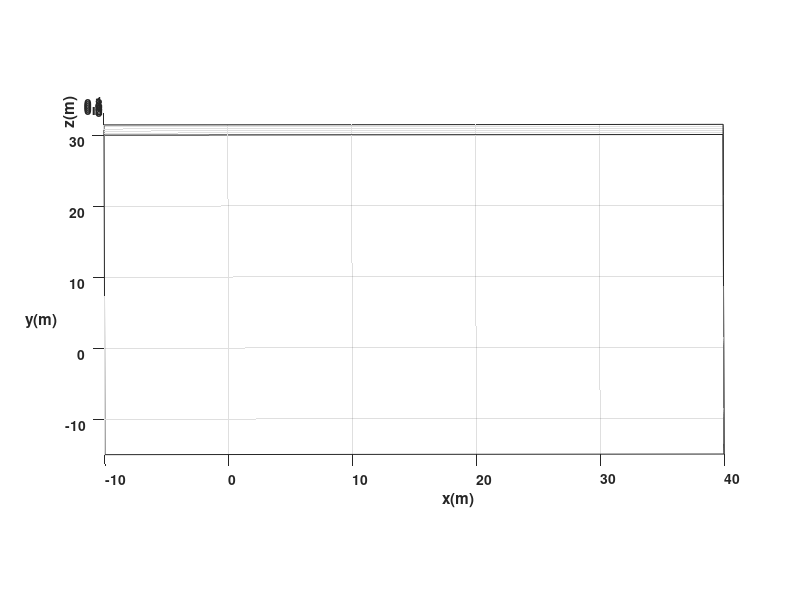

Recreate this plot in MATLAB. (Note: this script raises an error after producing the figure.)
%Limpieza de pantalla
clear all
close all
clc
%1 TIEMPO %%%%%%%%%%%%%%%%%%%%%%%%%%%%%%%%%%%%%%%%%%%%%%%%%%%%%%%%
tf=500;             % Tiempo de simulación en segundos (s)
ts=0.1;            % Tiempo de muestreo en segundos (s)
t=0:ts:tf;         % Vector de tiempo
N= length(t);      % Muestras
%2 CONDICIONES INICIALES %%%%%%%%%%%%%%%%%%%%%%%%%%%%%%%%%%%%%%%%%
%Damos valores a nuestro punto inicial de posición y orientación
x1(1)=0;  %Posición inicial eje x
y1(1)=0;  %Posición inicial eje y
phi(1)=pi/2; %Orientación inicial del robot 
%3 POSICION DESEADA %%%%%%%%%%%%%%%%%%%%%%%%%%%%%%%%%%%%%%%%%%%%
% Definimos varias posiciones deseadas (trayectoria de puntos)
% Cada columna es un punto [hxd; hyd]
h_des = [ 0 5 2.5 0 2.5 7.5 12.5 12.5 15 17.5 17.5 15 12.5 15 12.5 15 17.5 15 17.5 22.5 27.5 30 27.5 25 30 30 25 22.5 17.5 15 12.5 7.5 2.5 0;
          2.5 5 7.5 12.5 17.5 17.5 15 2.5 0 2.5 15 17.5 15 17.5 20 17.5 20 17.5 15 17.5 17.5 12.5 7.5 5 2.5 0 -2.5 0 2.5 0 2.5 0 -2.5 0];
% Inicializamos el índice y asignamos el primer punto deseado
idx_des = 1;
hxd = h_des(1,idx_des);
hyd = h_des(2,idx_des);
% Para avanzar al siguiente punto deseado cuando el error sea suficientemente pequeño,
% definimos un umbral
pos_thresh = 0.2; % metros
%Igualamos el punto de control con las proyecciones X1 y Y1 por su
%coincidencia
hx(1)= x1(1);       % Posición del punto de control en el eje (X) metros (m)
hy(1)= y1(1);       % Posición del punto de control en el eje (Y) metros (m)

% pid
Kp = [0.4 0; 0 0.4];    % Ganancia Proporcional 
Ki = [0.01 0; 0 0.01];  % Ganancia Integral
Kd = [0.15 0; 0 0.15];  % Ganancia Derivativa
he_int = [0; 0];        % Inicialización de la integral del error
he_prev = [0; 0];       % Inicialización del error previo
% ---------------------------------

%4 CONTROL, BUCLE DE SIMULACION %%%%%%%%%%%%%%%%%%%%%%%%%%%%%%%%
for k=1:N 
    
    % --- Lógica para avanzar al siguiente punto ---
    distancia_actual = sqrt((hxd - hx(k))^2 + (hyd - hy(k))^2);
    if distancia_actual < pos_thresh
        if idx_des < size(h_des, 2) 
            idx_des = idx_des + 1;
            hxd = h_des(1, idx_des);
            hyd = h_des(2, idx_des);
            
            % Reiniciar la parte integral al cambiar de punto 
            % para evitar la acumulación excesiva (Windup)
            he_int = [0; 0]; 
            % ---------------------------------
        end
    end
    
    %a)Errores de control
    hxe(k)=hxd-hx(k);
    hye(k)=hyd-hy(k);
    
    %Matriz de error
    he= [hxe(k);hye(k)];
    %Magnitud del error de posición
    Error(k)= sqrt(hxe(k)^2 +hye(k)^2);
    %b)Matriz Jacobiana
    J=[cos(phi(k)) -sin(phi(k));... %Matriz de rotación en 2D
       sin(phi(k)) cos(phi(k))];
       
    he_int = he_int + (he * ts);         % Cálculo de término Integral
    he_der = (he - he_prev) / ts;        % Cálculo de término Derivativo
    he_prev = he;                        % Se guarda el error para la siguiente iteración
    % ---------------------------------
       
    %c)Matriz de Ganancias
    %K=[0.5 0;...
    %   0 0.5];
    %d)Ley de Control
    %qpRef= pinv(J)*K*he;
    
    % --- LEY DE CONTROL PID ---
    qpRef= pinv(J) * (Kp*he + Ki*he_int + Kd*he_der);
    % --------------------------

    v(k)= qpRef(1);   %Velocidad lineal de entrada al robot 
    w(k)= qpRef(2);   %Velocidad angular de entrada al robot 
%5 APLICACIÓN DE CONTROL AL ROBOT %%%%%%%%%%%%%%%%%%%%%%%%%%%%%%%%
    %Aplico la integral a la velocidad angular para obtener el angulo "phi" de la orientación
    phi(k+1)=phi(k)+w(k)*ts; % Integral numérica (método de Euler)
           
   %%%%%%%%%%%%%%%%%%%%% MODELO CINEMATICO %%%%%%%%%%%%%%%%%%%%%%%%%
    
    xp1=v(k)*cos(phi(k)); 
    yp1=v(k)*sin(phi(k));
 
    %Aplico la integral a la velocidad lineal para obtener las cordenadas
    %"x1" y "y1" de la posición
    x1(k+1)=x1(k)+ xp1*ts; % Integral numérica (método de Euler)
    y1(k+1)=y1(k)+ yp1*ts; % Integral numérica (método de Euler)
    % Posicion del robot con respecto al punto de control
    hx(k+1)=x1(k+1); 
    hy(k+1)=y1(k+1);
     
end
%%%%%%%%%%%%%%%%%%%%%%%%%%%%% SIMULACION VIRTUAL 3D %%%%%%%%%%%%%%%%%%%%%%%%%%%%
% a) Configuracion de escena
scene=figure;  % Crear figura (Escena)
set(scene,'Color','white'); % Color del fondo de la escena
set(gca,'FontWeight','bold') ;% Negrilla en los ejes y etiquetas
sizeScreen=get(0,'ScreenSize'); % Retorna el tamaño de la pantalla del computador
set(scene,'position',sizeScreen); % Configurar tamaño de la figura
camlight('headlight'); % Luz para la escena
axis equal; % Establece la relación de aspecto para que las unidades de datos sean las mismas en todas las direcciones.
grid on; % Mostrar líneas de cuadrícula en los ejes
box on; % Mostrar contorno de ejes
xlabel('x(m)'); ylabel('y(m)'); zlabel('z(m)'); % Etiqueta de los eje
view([-0.1 35]); % Orientacion de la figura
axis([-10 40 -15 30 0 1]); % Ingresar limites minimos y maximos en los ejes x y z [minX maxX minY maxY minZ maxZ]
% b) Graficar robots en la posicion inicial
scale = 4;
MobileRobot_5;
H1=MobilePlot_4(x1(1),y1(1),phi(1),scale);hold on;
% c) Graficar Trayectorias
H2=plot3(hx(1),hy(1),0,'r','lineWidth',2);
H3=plot3(h_des(1,:),h_des(2,:),zeros(1,size(h_des,2)),'bo','lineWidth',2); %Grafico circulo en posiciones deseadas
H4=plot3(hx(1),hy(1),0,'go','lineWidth',2);%Grafico circulo en posición inicial
% d) Bucle de simulacion de movimiento del robot
step=1; % pasos para simulacion
for k=1:step:N
    delete(H1);    
    delete(H2);
    
    H1=MobilePlot_4(x1(k),y1(k),phi(k),scale);
    H2=plot3(hx(1:k),hy(1:k),zeros(1,k),'r','lineWidth',2);
    
    pause(ts);
end
%%%%%%%%%%%%%%%%%%%%%%%%%%%%% Graficas %%%%%%%%%%%%%%%%%%%%%%%%%%%%
graph=figure;  % Crear figura (Escena)
set(graph,'position',sizeScreen); % Congigurar tamaño de la figura
subplot(311)
plot(t,v,'b','LineWidth',2),grid('on'),xlabel('Tiempo [s]'),ylabel('m/s'),legend('Velocidad Lineal (v)');
subplot(312)
plot(t,w,'g','LineWidth',2),grid('on'),xlabel('Tiempo [s]'),ylabel('[rad/s]'),legend('Velocidad Angular (w)');
subplot(313)
plot(t,Error,'r','LineWidth',2),grid('on'),xlabel('Tiempo [s]'),ylabel('[metros]'),legend('Error de posición (m)');
